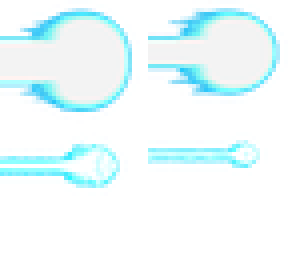
#> input picture htth_project/data/template/skill/x1/img/128.png, 74 x 66 px, given in place of ring_only.png, which was not available (shown 4 times larger)
$ python gen_920_final.py
#> lines starting #> are read from the running program, lines starting #| are printed output that depends on the picture; after the words box and inside, x2 and y2 are one past the last pixel; in counts of white or black regions, pixels touching at a corner belong together; pictures that were not available may be replaced by others from this repository, and a replacement may not be noted
"""
Effect 920 (Buff Thức Tỉnh Nika - Vibrant & Clean Alpha)
Features:
  1. Giữ 100% đồ họa gốc: Vòng xoay ma trận ma thuật 8 gai dưới chân + Cột Haki Bá Vương cuồn cuộn.
  2. Khử sạch toàn bộ vệt trắng background / bleed, phục hồi màu đỏ tím đậm (crimson/magenta) và lõi đen (pitch-black).
  3. Vẽ THÊM các luồng Haki Bá Vương uốn lượn tỏa rộng ra 2 bên và xung quanh 360 độ kèm sóng xung kích mặt đất.
  4. Đóng gói chuẩn Indexed PNG với bảng màu Median Cut và tRNS sạch tuyệt đối, dung lượng ~50KB (< 60KB).
"""
import numpy as np
from PIL import Image, ImageDraw
import math, os, struct

SCRATCH_PREV = 'C:/Users/admin/.gemini/antigravity-ide/brain/c86bc279-4d82-458a-911a-7fcf750991f2/scratch'
SCRATCH_OUT = 'C:/Users/admin/.gemini/antigravity-ide/brain/962f8d45-51ec-4554-8c92-12988262654e/scratch'

im_ring = Image.open(f'{SCRATCH_PREV}/ring_only.png')
#> im_ring is the input picture: PIL image 74x66 RGBA; mean R, G, B, A 59.7, 90.4, 96.3, 72.5
im_clean = Image.open(f'{SCRATCH_PREV}/test_extract_clean.png')
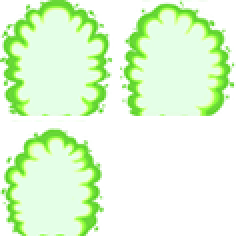
#> input picture htth_project/data/template/skill/x1/img/140.png, 120 x 120 px, given in place of test_extract_clean.png, which was not available (shown 2 times larger)
#> im_clean is the input picture: PIL image 120x120 RGBA; mean R, G, B, A 92.9, 133.5, 77.3, 100.8

# Clean white background contamination on Haki
arr_c = np.array(im_clean).astype(np.float64)
r, g, b, a = arr_c[:,:,0], arr_c[:,:,1], arr_c[:,:,2], arr_c[:,:,3]
excess_white = np.minimum(g, b)
new_r = np.clip(r + excess_white * 0.2, 0, 255)
new_g = np.clip(g - excess_white * 0.75, 0, 255)
new_b = np.clip(b - excess_white * 0.35, 0, 255)
clean_src = np.dstack([new_r, new_g, new_b, a])
is_black = (r < 60) & (g < 60) & (b < 60) & (a > 30)
#> is_black: shape (120, 120) bool; every value is 0
clean_src[is_black, :3] = 0

# Clean ring white bleed
ring_src = np.array(im_ring).astype(np.float64)
r_r, r_g, r_b = ring_src[:,:,0], ring_src[:,:,1], ring_src[:,:,2]
r_excess = np.minimum(r_g, r_b)
ring_src[:,:,1] = np.clip(r_g - r_excess * 0.6, 0, 255)
ring_src[:,:,2] = np.clip(r_b - r_excess * 0.8, 0, 255)

RH, RW = ring_src.shape[:2]
#> RH = 66; RW = 74
ring_cx, ring_cy, aspect = 472, 125, 0.238

x0_h, y0_h = 32, 45
crop_h = 742 - 45
haki_arr = clean_src[y0_h:y0_h+crop_h, x0_h:x0_h+940].copy()
HH, HW = haki_arr.shape[:2]
#> HH = 75; HW = 88

CANVAS_H, CANVAS_W = 750, 940
RING_CX_C, RING_CY_C = 470, 695

num_frames = 6
frames_240 = []

tendrils = [
    (-160, 300, 0.45, 22, 0.0),
    (-135, 360, -0.35, 26, 0.2),
    (-105, 380, 0.4, 28, 0.4),
    (-75,  370, -0.4, 28, 0.6),
    (-45,  340, 0.35, 26, 0.8),
    (-20,  290, -0.45, 22, 0.1),
    (-175, 250, -0.3, 18, 0.5),
    (-5,   250, 0.3, 18, 0.7),
]

CX, CY = 470, 530

for fi in range(num_frames):
    alpha_rot = fi * (2.0 * math.pi / num_frames)
    canvas = np.zeros((CANVAS_H, CANVAS_W, 4), dtype=np.float64)

    # 1. ROTATING RING
    gy_c, gx_c = np.indices((CANVAS_H, CANVAS_W), dtype=np.float64)
    dx = gx_c - RING_CX_C
    dy = (gy_c - RING_CY_C) / aspect
    R = np.sqrt(dx**2 + dy**2)
    T = np.arctan2(dy, dx) - alpha_rot
    sx = R * np.cos(T) + ring_cx
    sy = R * np.sin(T) * aspect + ring_cy

    x0 = np.clip(np.floor(sx).astype(np.int32), 0, RW-2)
    x1 = x0 + 1
    y0 = np.clip(np.floor(sy).astype(np.int32), 0, RH-2)
    y1 = y0 + 1
    wx = np.clip((sx - x0)[:,:,None], 0.0, 1.0)
    wy = np.clip((sy - y0)[:,:,None], 0.0, 1.0)
    ring_rot = (ring_src[y0,x0]*(1-wx)*(1-wy) + ring_src[y0,x1]*wx*(1-wy) +
                ring_src[y1,x0]*(1-wx)*wy + ring_src[y1,x1]*wx*wy)
    ar = ring_rot[:,:,3:] / 255.0
    canvas[:,:,:3] = ring_rot[:,:,:3] * ar
    canvas[:,:,3:] = ar * 255

    # 2. SCROLL HAKI
    shift = fi * 15
    h_rolled = np.roll(haki_arr, -shift, axis=0)
    if shift > 0:
        h_rolled[HH-shift:, :, 3] = 0

    place_h = min(HH, CANVAS_H)
    ah = h_rolled[:place_h, :HW, 3:] / 255.0
    ao = canvas[:place_h, :HW, 3:] / 255.0
    an = ah + ao * (1 - ah)
    rgb = np.where(an > 0,
        (h_rolled[:place_h,:HW,:3]*ah + canvas[:place_h,:HW,:3]*ao*(1-ah)) / np.maximum(an, 1e-6),
        0)
    canvas[:place_h, :HW, :3] = rgb * 255
    canvas[:place_h, :HW, 3:] = np.clip(an * 255, 0, 255)

    base_img = Image.fromarray(np.clip(canvas, 0, 255).astype(np.uint8))

    # 3. EXTRA RADIATING HAKI STREAMS
    overlay = Image.new('RGBA', (CANVAS_W, CANVAS_H), (0, 0, 0, 0))
    draw = ImageDraw.Draw(overlay)
    t = fi / num_frames

    for sw_i in range(3):
        p = (t + sw_i / 3.0) % 1.0
        rad = 60 + p * 340
        al_sw = int(220 * (1.0 - p))
        if al_sw > 0:
            rx, ry = rad, rad * 0.32
            cy_sw = RING_CY_C - 20
            bbox = [CX - rx, cy_sw - ry, CX + rx, cy_sw + ry]
            draw.ellipse(bbox, outline=(230, 20, 70, al_sw), width=5)
            draw.ellipse([bbox[0]-2, bbox[1]-1, bbox[2]+2, bbox[3]+1], outline=(170, 0, 220, int(al_sw * 0.7)), width=3)

    for s_idx, (ang_deg, blen, curv, max_w, ph) in enumerate(tendrils):
        p_time = (t + ph) % 1.0
        surge = math.sin(p_time * math.pi)
        if surge <= 0.05: continue

        cur_len = blen * (0.65 + 0.45 * surge)
        cur_ang = math.radians(ang_deg + 8 * math.sin(p_time * 2 * math.pi))
        num_pts = 16
        pts = []
        for i_pt in range(num_pts):
            u = i_pt / (num_pts - 1)
            dist = u * cur_len
            side = curv * math.sin(u * math.pi) * 75.0
            zigzag = math.sin(u * 12.0 + fi * 2.5 + s_idx * 2.0) * (8.0 * (1.0 - u * 0.4))
            px = CX + dist * math.cos(cur_ang) - (side + zigzag) * math.sin(cur_ang)
            py = CY + dist * math.sin(cur_ang) + (side + zigzag) * math.cos(cur_ang)
            pts.append((px, py))

        for p_i in range(len(pts)-1):
            u = p_i / len(pts)
            w = max(2, int(max_w * (1.0 - u * 0.65) * surge))
            al = int(255 * surge * (1.0 - u * 0.2))
            draw.line([pts[p_i], pts[p_i+1]], fill=(180, 0, 230, int(al * 0.8)), width=w + 6)
            draw.line([pts[p_i], pts[p_i+1]], fill=(255, 20, 80, al), width=w + 2)
            draw.line([pts[p_i], pts[p_i+1]], fill=(10, 0, 15, int(al * 0.95)), width=max(1, w - 2))

    comp = Image.alpha_composite(base_img, overlay)
    img_240 = comp.resize((240, 240), Image.Resampling.LANCZOS)
    frames_240.append(img_240)
#> an: shape (75, 88, 1) float64; every value is 0
#> base_img: PIL image 940x750 RGBA; every value is 0
#> canvas: shape (750, 940, 4) float64; every value is 0
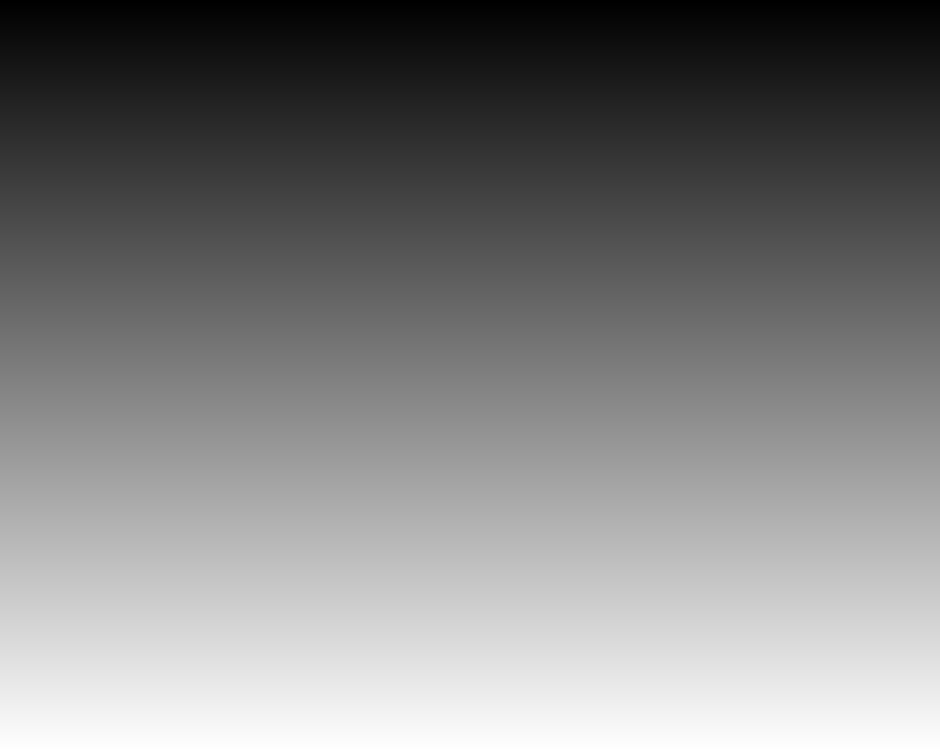
#> dy: shape (750, 940) float64; min -2920.2, max 226.9, mean -1346.6; drawn with min black and max white
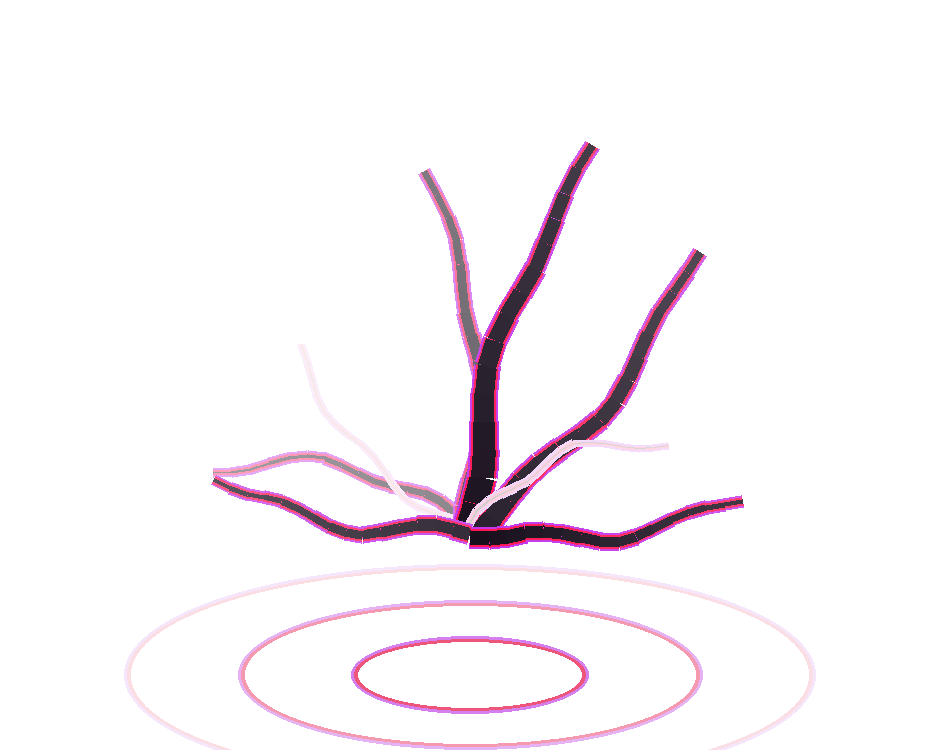
#> overlay: PIL image 940x750 RGBA; mean R, G, B, A 9.7, 0.4, 7.2, 10.4; transparent parts drawn white
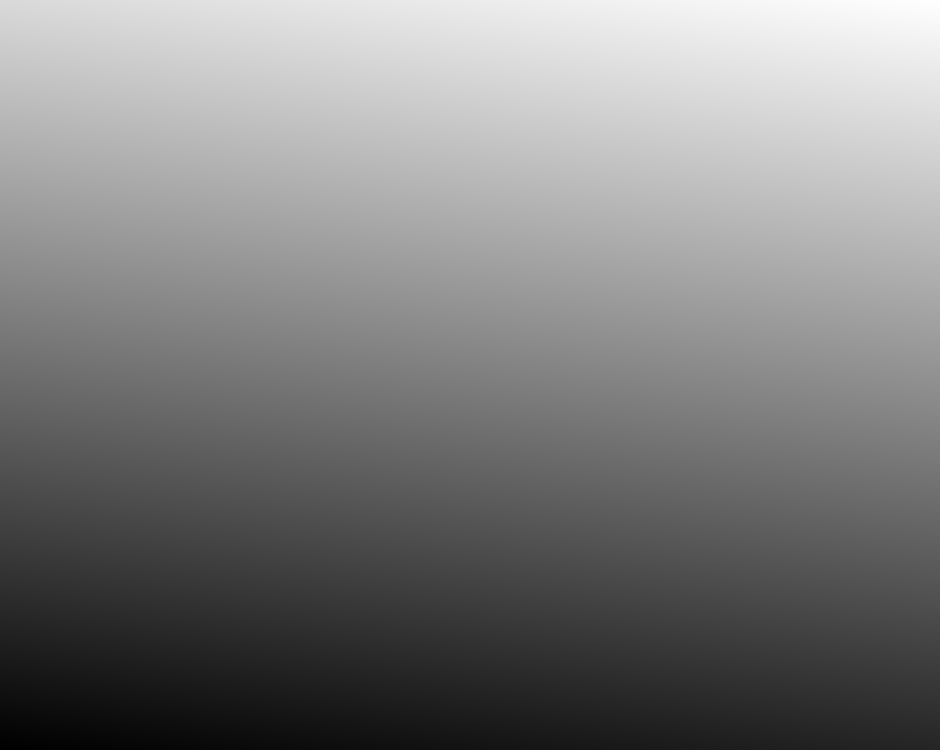
#> sx: shape (750, 940) float64; min 40.51, max 3235.4, mean 1638; drawn with min black and max white
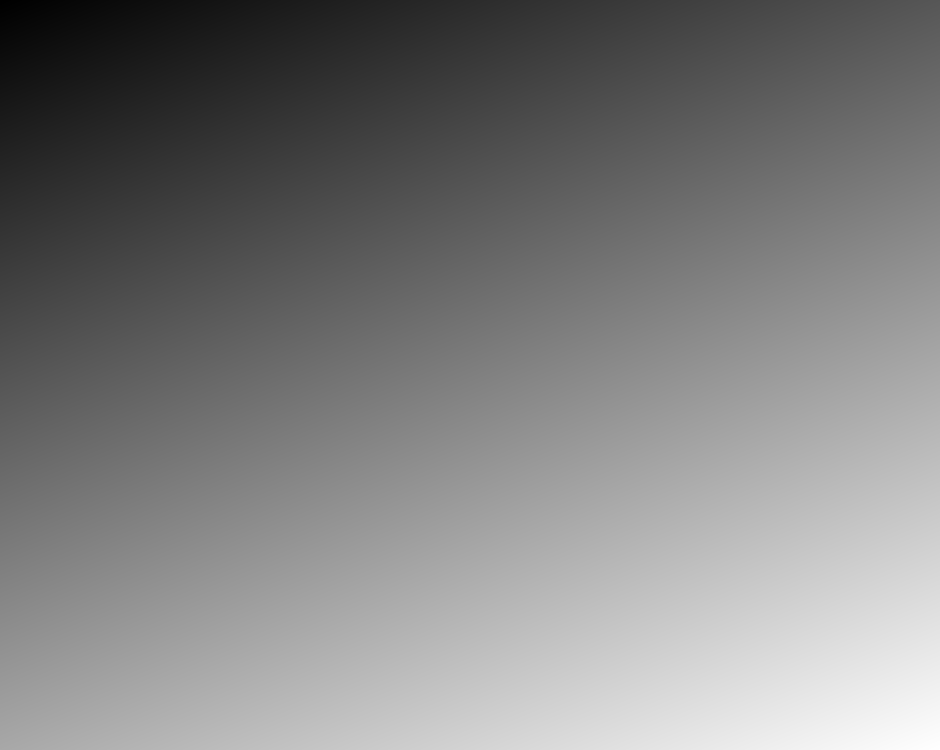
#> sy: shape (750, 940) float64; min -319.4, max 248.7, mean -35.4; drawn with min black and max white
#> after the loop, frames_240 = 6 items

sheet = Image.new('RGBA', (720, 480), (0, 0, 0, 0))
#> sheet: PIL image 720x480 RGBA; every value is 0
for i, fr in enumerate(frames_240):
    sheet.paste(fr, ((i % 3) * 240, (i // 3) * 240))
#> this loop made 6 passes

sheet_4x = sheet.resize((600, 400), Image.Resampling.LANCZOS)

def build_data(small_imgs, frames, seq):
    out = bytearray()
    out.append(len(small_imgs))
    for s in small_imgs:
        for v in s:
            out.append(v)
    out.extend(struct.pack('>h', len(frames)))
    for f in frames:
        out.append(len(f))
        for p in f:
            out.extend(struct.pack('>h', p[0]))
            out.extend(struct.pack('>h', p[1]))
            out.append(p[2])
            out.append(0)
            out.append(0)
    out.append(len(seq))
    for s in seq:
        out.extend(struct.pack('>h', s))
    out.append(0)
    for _ in range(3):
        out.append(1)
        out.append(0)
    out.extend(bytes([0, 0, 0]))
    return bytes(out)

small_images = [
    [0,   0,   0, 50, 50],
    [1,  50,   0, 50, 50],
    [2, 100,   0, 50, 50],
    [3,   0,  50, 50, 50],
    [4,  50,  50, 50, 50],
    [5, 100,  50, 50, 50],
]
frame_list = [[(-25, -45, i, 0, 0)] for i in range(6)]
#> frame_list = [[(-25, -45, 0, 0, 0)], [(-25, -45, 1, 0, 0)], [(-25, -45, 2, 0, 0)], [(-25, -45, 3, 0, 0)], [(-25, -45, 4, 0, 0)], [(-25, -45, 5, 0, 0)]]
seq = [0, 1, 2, 3, 4, 5]
data_bytes = build_data(small_images, frame_list, seq)
#> the loop in build_data, `for f in frames:` made 6 passes

base_dir = r'D:\project\GameHTTH\htth_project\data\template\skill'
w1, h1 = 150, 100
zooms = {
    'x4': (sheet_4x, 64),
    'x3': (sheet_4x.resize((w1 * 3, h1 * 3), Image.Resampling.LANCZOS), 128),
    'x2': (sheet_4x.resize((w1 * 2, h1 * 2), Image.Resampling.LANCZOS), 128),
    'x1': (sheet_4x.resize((w1, h1), Image.Resampling.BILINEAR), 128),
    'x0': (sheet_4x.resize((w1, h1), Image.Resampling.BILINEAR), 128),
}

def save_clean_indexed_png(im_rgba, out_path, n_colors=64):
    arr = np.array(im_rgba)
    alpha = arr[:, :, 3]
    is_trans = alpha < 16
    arr[is_trans] = [0, 0, 0, 0]

    rgb = Image.fromarray(arr[:, :, :3])
    rgb_q = rgb.quantize(colors=n_colors-1, method=Image.Quantize.MEDIANCUT, dither=Image.Dither.NONE)
    pal = rgb_q.getpalette()
    pal_data = pal[:(n_colors-1)*3] + [0, 0, 0] * (256 - (n_colors-1))

    q_arr = np.array(rgb_q)
    q_arr[is_trans] = 255

    out_im = Image.fromarray(q_arr, mode='P')
    out_im.putpalette(pal_data)
    out_im.info['transparency'] = 255
    out_path_norm = os.path.normpath(out_path)
    out_im.save(out_path_norm, optimize=True, compress_level=9)

for z, (im_z, ncol) in zooms.items():
    img_dir = os.path.normpath(os.path.join(base_dir, z, 'img'))
    dat_dir = os.path.normpath(os.path.join(base_dir, z, 'data'))
    os.makedirs(img_dir, exist_ok=True)
    os.makedirs(dat_dir, exist_ok=True)

    img_path = os.path.join(img_dir, '920.png')
    save_clean_indexed_png(im_z, img_path, n_colors=ncol)

    dat_path = os.path.join(dat_dir, '920')
    with open(dat_path, 'wb') as f:
        f.write(data_bytes)

    sz = os.path.getsize(img_path)
    print(f'[{z}] 920.png size: {sz} bytes (data: {len(data_bytes)}) -> total: {sz + len(data_bytes)}')
#> this loop made 5 passes
#> (z, ncol, sz) on passes 1 to 5: ('x4', 64, 18784), ('x3', 128, 14063), ('x2', 128, 7686), ('x1', 128, 3464), ('x0', 128, 3464)
#| [x4] 920.png size: 18784 bytes (data: 104) -> total: 18888
#| [x3] 920.png size: 14063 bytes (data: 104) -> total: 14167
#| [x2] 920.png size: 7686 bytes (data: 104) -> total: 7790
#| [x1] 920.png size: 3464 bytes (data: 104) -> total: 3568
#| [x0] 920.png size: 3464 bytes (data: 104) -> total: 3568
#> pass 1, in save_clean_indexed_png, `is_trans = alpha < 16`:
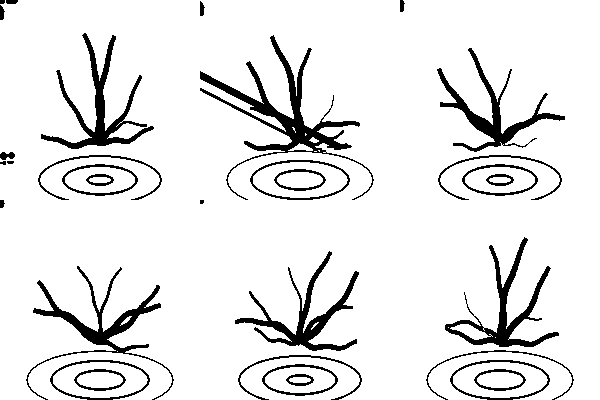
#> is_trans: shape (400, 600) bool; 91% white; 32 black regions (4 under 20 px), largest, box (x1, y1, x2, y2) and area: (200, 35, 374, 200) 3942, (41, 33, 154, 149) 2442, (26, 266, 174, 400) 2419
#> pass 1, in save_clean_indexed_png, `rgb = Image.fromarray(arr[:, :, :3])`:
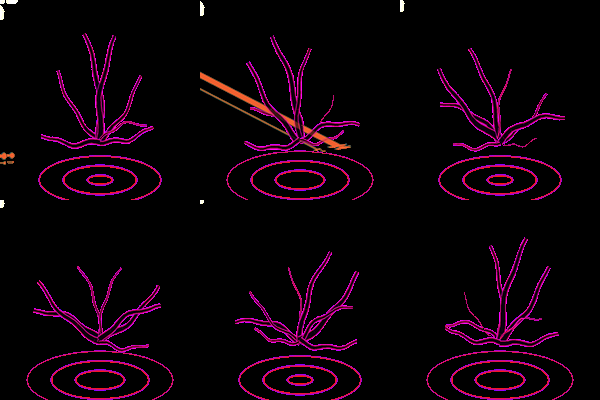
#> rgb: PIL image 600x400 RGB; mean R, G, B 14, 1.4, 9.5

print('SUCCESS! Deployed vibrant 920 effect!')
